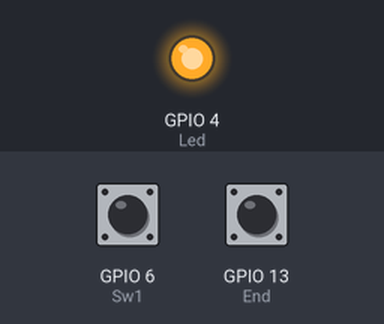
Bench run of a program on a simulated Raspberry Pi (BCM pin numbers). Shown: output pins drawn as LEDs (lit = HIGH). The test bench sets the inputs (shaded band); at power-on: GPIO 6 (Sw1) HIGH, GPIO 13 (End) HIGH.

Above: at 5.0 s.
5.1 s: GPIO 6 (Sw1) pulled LOW for 0.15 s
At 5.17 s:
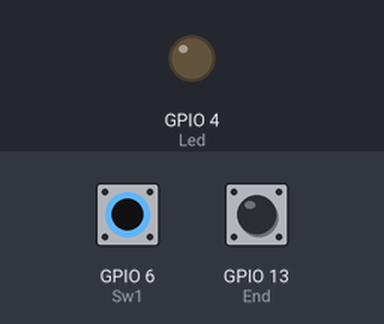
6.7 s: GPIO 6 (Sw1) pulled LOW for 3.2 s
At 10.8 s:
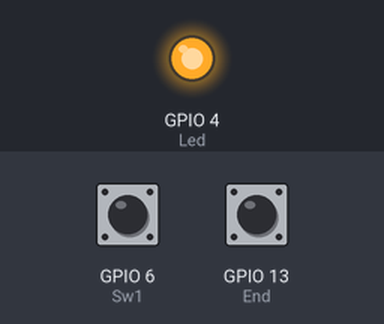
Timing chart, 0 to 12.3 s (numbered marks = the images above; inputs shaded):
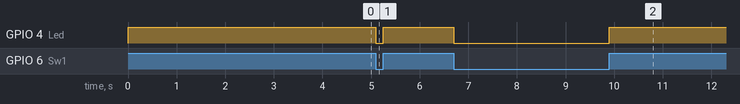

Measured:
- after the input at 5.1 s, GPIO 4 (Led): HIGH → LOW at once, → HIGH 0.15 s later
- after the input at 6.7 s, GPIO 4 (Led): HIGH → LOW at once, → HIGH 3.2 s later

The program:

Switch2.py
```python
import RPi.GPIO as IoPort

Sw1 = 6
End = 13
Led = 4

IoPort.setmode(IoPort.BCM)
IoPort.setup(Led, IoPort.OUT)
IoPort.setup(Sw1, IoPort.IN)
IoPort.setup(End, IoPort.IN)

Count = 0

while Count == 0:
    rcv = IoPort.input(Sw1)
    if IoPort.input(End) == False:
        Count = 1
    IoPort.output(Led, rcv)

IoPort.output(Led, False)
```
